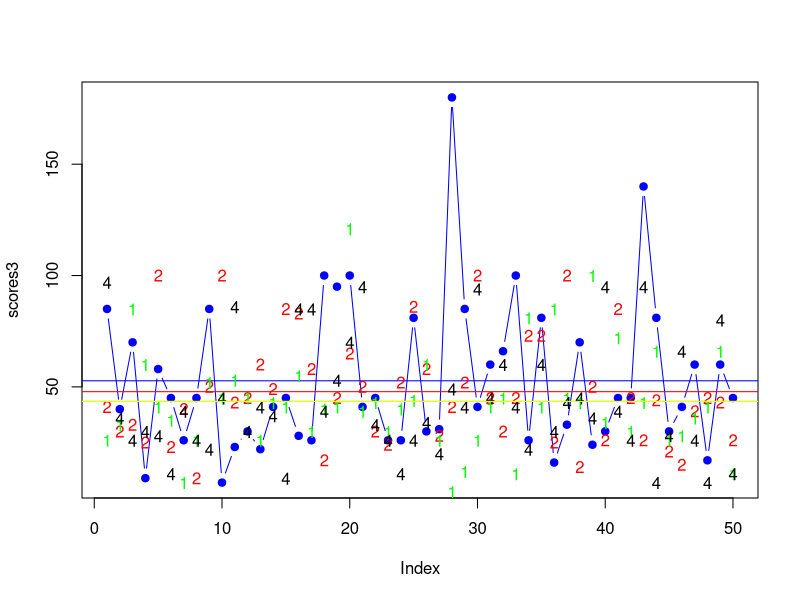
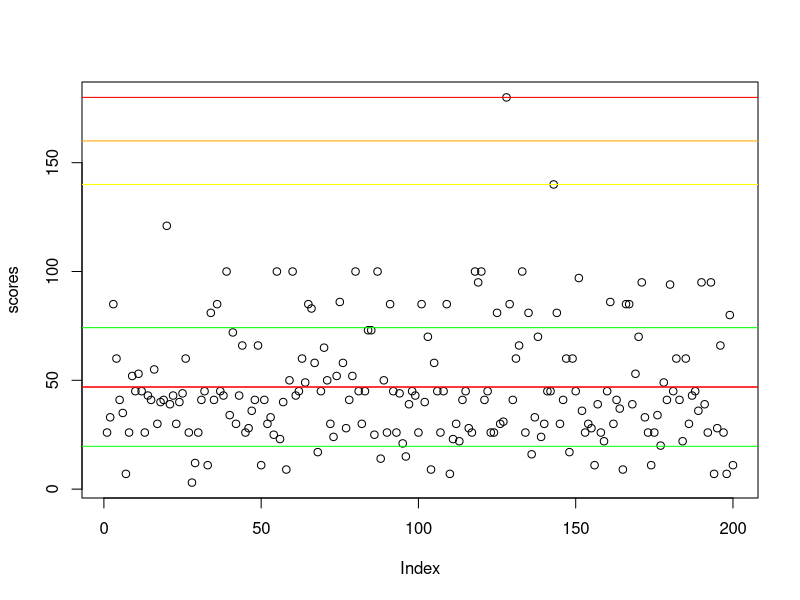

The R script that drew these images, in order:
#Scores1 28NOV16
scores1 <- c(26,33,85,60,41,35,7,26,52,45,53,45,26,43,41,55,30,40,41,121,39,43,30,40,44,60,26,3,12,26,41,45,11,81,41,85,45,43,100,34,72,30,43,66,26,28,36,41,66,11)
#Scores2 16JAN17
scores2 <- c(41,30,33,25,100,23,40,9,50,100,43,45,60,49,85,83,58,17,45,65,50,30,24,52,86,58,28,41,52,100,45,30,45,73,73,25,100,14,50,26,85,45,26,44,21,15,39,45,43,26)
#Scores3 23JAN17
scores3 <- c(85,40,70,9,58,45,26,45,85,7,23,30,22,41,45,28,26,100,95,100,41,45,26,26,81,30,31,180,85,41,60,66,100,26,81,16,33,70,24,30,45,45,140,81,30,41,60,17,60,45)
#Scores3 01FEB17
scores4 <- c(97,36,26,30,28,11,39,26,22,45,86,30,41,37,9,85,85,39,53,70,95,33,26,11,26,34,20,49,41,94,45,60,41,22,60,30,43,45,36,95,39,26,95,7,28,66,26,7,80,11)

scores <- c(scores1,scores2,scores3,scores4)

ScoreTable <- data.frame(1:50,scores1,scores2,scores3,scores4)
colnames(ScoreTable)[1] <- 'Attempts'


plot(scores3,col="blue",pch=19,type = 'b')
abline(h=mean(scores3),col='blue')
points(scores2,col="red",pch='2',type = 'p')
abline(h=mean(scores2), col="red")
points(scores1,col="green",pch='1',type = 'p')
abline(h=mean(scores1), col="green")
points(scores4,col="black",pch='4',type = 'p')
abline(h=mean(scores1), col="yellow")

means <- c(mean(scores1),mean(scores2),mean(scores3),mean(scores4))
medians <- c(median(scores1),median(scores2),median(scores3),median(scores4))
sds <- c(sd(scores1),sd(scores2),sd(scores3),sd(scores4))

mean(scores)
mean(means)
mean(sds)

plot(scores)
abline(h=mean(scores), col='red')
abline(h=mean(scores), col='red')
abline(h=mean(scores)+sd(scores), col='green')
abline(h=mean(scores)-sd(scores), col='green')
abline(h=140, col='yellow')
abline(h=160, col='orange')
abline(h=180, col='red')
